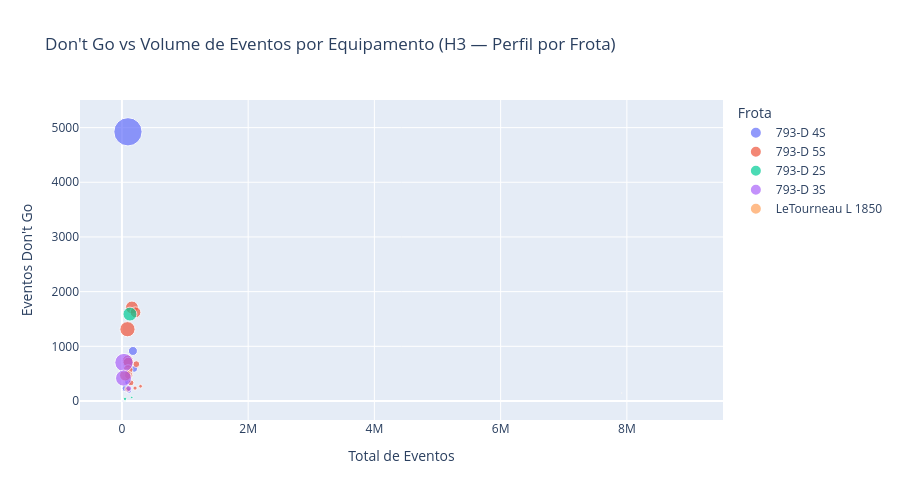

Notebook code cell kept with this figure:
### Code cell
fig = px.scatter(
    equip_dg.to_pandas(),
    x="total_eventos", y="dont_go",
    color="Tag_Frota", hover_name="TAG",
    size="taxa_dg",
    title="Don't Go vs Volume de Eventos por Equipamento (H3 — Perfil por Frota)",
    labels={"total_eventos": "Total de Eventos", "dont_go": "Eventos Don't Go", "Tag_Frota": "Frota"},
)
fig.update_layout(height=500)
fig.show()

### Figure 1 — Plotly figure (JSON) as saved in the notebook; plotly's stock layout.template omitted (floating-point values rounded to 4 significant figures)
{"data": [{"hovertemplate": "<b>%{hovertext}</b><br><br>Frota=793-D 4S<br>Total de Eventos=%{x}<br>Eventos Don't Go=%{y}<br>taxa_dg=%{marker.size}<extra></extra>", "hovertext": ["CA65926", "CA65925", "CA65924", "CA65922", "CA65923", "CA65921", "CA65915", "CA65916", "CA65917"], "legendgroup": "793-D 4S", "marker": {"color": "#636efa", "size": [5.152, 0.525, 0.304, 0.357, 0.373, 0.21, 0.164, 0.011, 0.0], "sizemode": "area", "sizeref": 0.01288, "symbol": "circle"}, "mode": "markers", "name": "793-D 4S", "orientation": "h", "showlegend": true, "type": "scatter", "x": [95554, 174146, 193643, 99447, 62803, 95132, 114415, 19039, 119], "xaxis": "x", "y": [4923.0, 915.0, 588.0, 355.0, 234.0, 200.0, 188.0, 2.0, 0.0], "yaxis": "y"}, {"hovertemplate": "<b>%{hovertext}</b><br><br>Frota=793-D 5S<br>Total de Eventos=%{x}<br>Eventos Don't Go=%{y}<br>taxa_dg=%{marker.size}<extra></extra>", "hovertext": ["CA65931", "CA65930", "CA65927", "CA65937", "CA65934", "CA65928", "CA65933", "CA5926", "CA5927", "CA65935", "CA65932", "CA65936", "CA65929"], "legendgroup": "793-D 5S", "marker": {"color": "#EF553B", "size": [1.078, 0.756, 1.492, 0.782, 0.702, 0.296, 0.586, 0.44, 0.868, 0.232, 0.092, 0.114, 0.239], "sizemode": "area", "sizeref": 0.01288, "symbol": "circle"}, "mode": "markers", "name": "793-D 5S", "orientation": "h", "showlegend": true, "type": "scatter", "x": [158610, 214525, 87988, 94629, 100484, 227805, 98270, 107226, 54286, 142864, 295012, 207650, 92006], "xaxis": "x", "y": [1710.0, 1622.0, 1313.0, 740.0, 705.0, 674.0, 576.0, 472.0, 471.0, 332.0, 270.0, 236.0, 220.0], "yaxis": "y"}, {"hovertemplate": "<b>%{hovertext}</b><br><br>Frota=793-D 2S<br>Total de Eventos=%{x}<br>Eventos Don't Go=%{y}<br>taxa_dg=%{marker.size}<extra></extra>", "hovertext": ["CA65792", "CA65790", "CA65789", "CA65793", "CA65791"], "legendgroup": "793-D 2S", "marker": {"color": "#00cc96", "size": [1.256, 0.042, 0.08, 0.012, 0.0], "sizemode": "area", "sizeref": 0.01288, "symbol": "circle"}, "mode": "markers", "name": "793-D 2S", "orientation": "h", "showlegend": true, "type": "scatter", "x": [126551, 155029, 48872, 49657, 871], "xaxis": "x", "y": [1589.0, 65.0, 39.0, 6.0, 0.0], "yaxis": "y"}, {"hovertemplate": "<b>%{hovertext}</b><br><br>Frota=793-D 3S<br>Total de Eventos=%{x}<br>Eventos Don't Go=%{y}<br>taxa_dg=%{marker.size}<extra></extra>", "hovertext": ["CA65908", "CA65902", "CA65909"], "legendgroup": "793-D 3S", "marker": {"color": "#ab63fa", "size": [2.168, 1.647, 0.213], "sizemode": "area", "sizeref": 0.01288, "symbol": "circle"}, "mode": "markers", "name": "793-D 3S", "orientation": "h", "showlegend": true, "type": "scatter", "x": [32423, 25382, 107325], "xaxis": "x", "y": [703.0, 418.0, 229.0], "yaxis": "y"}, {"hovertemplate": "<b>%{hovertext}</b><br><br>Frota=LeTourneau L 1850<br>Total de Eventos=%{x}<br>Eventos Don't Go=%{y}<br>taxa_dg=%{marker.size}<extra></extra>", "hovertext": ["PE3798", "PE3797", "PE3796", "PE3795", "PE3799"], "legendgroup": "LeTourneau L 1850", "marker": {"color": "#FFA15A", "size": [0.002, 0.0, 0.0, 0.0, 0.0], "sizemode": "area", "sizeref": 0.01288, "symbol": "circle"}, "mode": "markers", "name": "LeTourneau L 1850", "orientation": "h", "showlegend": true, "type": "scatter", "x": [7919835, 8966329, 5521265, 3474653, 8000209], "xaxis": "x", "y": [146.0, 12.0, 4.0, 3.0, 2.0], "yaxis": "y"}], "layout": {"height": 500, "legend": {"itemsizing": "constant", "title": {"text": "Frota"}, "tracegroupgap": 0}, "title": {"text": "Don't Go vs Volume de Eventos por Equipamento (H3 — Perfil por Frota)"}, "xaxis": {"anchor": "y", "domain": [0.0, 1.0], "title": {"text": "Total de Eventos"}}, "yaxis": {"anchor": "x", "domain": [0.0, 1.0], "title": {"text": "Eventos Don't Go"}}}}
